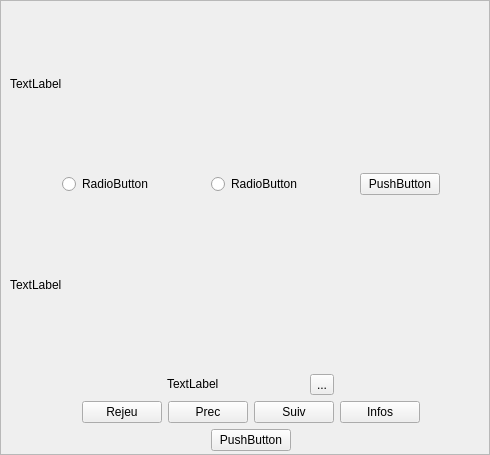
<?xml version="1.0" encoding="UTF-8"?>
<ui version="4.0">
 <class>FrameInitiation</class>
 <widget class="QFrame" name="FrameInitiation">
  <property name="geometry">
   <rect>
    <x>0</x>
    <y>0</y>
    <width>490</width>
    <height>455</height>
   </rect>
  </property>
  <property name="windowTitle">
   <string>Frame</string>
  </property>
  <property name="frameShape">
   <enum>QFrame::StyledPanel</enum>
  </property>
  <property name="frameShadow">
   <enum>QFrame::Raised</enum>
  </property>
  <widget class="QWidget" name="verticalLayoutWidget">
   <property name="geometry">
    <rect>
     <x>10</x>
     <y>0</y>
     <width>483</width>
     <height>451</height>
    </rect>
   </property>
   <layout class="QVBoxLayout" name="MainverticalLayout">
    <item>
     <layout class="QVBoxLayout" name="VLayoutDebut">
      <item>
       <widget class="QLabel" name="labelChooseConfig">
        <property name="text">
         <string>TextLabel</string>
        </property>
       </widget>
      </item>
      <item>
       <layout class="QHBoxLayout" name="HLayoutChoixConfigFile">
        <item>
         <widget class="QRadioButton" name="radioButtonDefaut">
          <property name="sizePolicy">
           <sizepolicy hsizetype="Fixed" vsizetype="Fixed">
            <horstretch>0</horstretch>
            <verstretch>0</verstretch>
           </sizepolicy>
          </property>
          <property name="text">
           <string>RadioButton</string>
          </property>
         </widget>
        </item>
        <item>
         <widget class="QRadioButton" name="radioButtonCustomFile">
          <property name="sizePolicy">
           <sizepolicy hsizetype="Fixed" vsizetype="Fixed">
            <horstretch>0</horstretch>
            <verstretch>0</verstretch>
           </sizepolicy>
          </property>
          <property name="text">
           <string>RadioButton</string>
          </property>
         </widget>
        </item>
        <item>
         <widget class="QPushButton" name="ButtonChoixFile">
          <property name="sizePolicy">
           <sizepolicy hsizetype="Fixed" vsizetype="Fixed">
            <horstretch>0</horstretch>
            <verstretch>0</verstretch>
           </sizepolicy>
          </property>
          <property name="text">
           <string>PushButton</string>
          </property>
         </widget>
        </item>
       </layout>
      </item>
      <item>
       <widget class="QLabel" name="labelChoiceConfig">
        <property name="text">
         <string>TextLabel</string>
        </property>
       </widget>
      </item>
     </layout>
    </item>
    <item>
     <layout class="QHBoxLayout" name="horizontalLayout">
      <item>
       <layout class="QVBoxLayout" name="verticalLayout"/>
      </item>
      <item>
       <layout class="QVBoxLayout" name="verticalLayout_2">
        <item>
         <layout class="QHBoxLayout" name="horizontalLayout_4">
          <item>
           <widget class="QLabel" name="labelInfoSelection">
            <property name="sizePolicy">
             <sizepolicy hsizetype="Fixed" vsizetype="Fixed">
              <horstretch>0</horstretch>
              <verstretch>0</verstretch>
             </sizepolicy>
            </property>
            <property name="text">
             <string>TextLabel</string>
            </property>
           </widget>
          </item>
          <item>
           <widget class="QToolButton" name="toolButtonInfoSelection">
            <property name="text">
             <string>...</string>
            </property>
           </widget>
          </item>
         </layout>
        </item>
        <item>
         <layout class="QVBoxLayout" name="LayoutBoard"/>
        </item>
        <item>
         <layout class="QHBoxLayout" name="horizontalLayout_2">
          <item>
           <widget class="QPushButton" name="pushButtonRejeu">
            <property name="sizePolicy">
             <sizepolicy hsizetype="Fixed" vsizetype="Fixed">
              <horstretch>0</horstretch>
              <verstretch>0</verstretch>
             </sizepolicy>
            </property>
            <property name="text">
             <string>Rejeu</string>
            </property>
           </widget>
          </item>
          <item>
           <widget class="QPushButton" name="pushButtonPrec">
            <property name="sizePolicy">
             <sizepolicy hsizetype="Fixed" vsizetype="Fixed">
              <horstretch>0</horstretch>
              <verstretch>0</verstretch>
             </sizepolicy>
            </property>
            <property name="text">
             <string>Prec</string>
            </property>
           </widget>
          </item>
          <item>
           <widget class="QPushButton" name="pushButtonSuiv">
            <property name="sizePolicy">
             <sizepolicy hsizetype="Fixed" vsizetype="Fixed">
              <horstretch>0</horstretch>
              <verstretch>0</verstretch>
             </sizepolicy>
            </property>
            <property name="text">
             <string>Suiv</string>
            </property>
           </widget>
          </item>
          <item>
           <widget class="QPushButton" name="ButtonInfos">
            <property name="sizePolicy">
             <sizepolicy hsizetype="Fixed" vsizetype="Fixed">
              <horstretch>0</horstretch>
              <verstretch>0</verstretch>
             </sizepolicy>
            </property>
            <property name="text">
             <string>Infos</string>
            </property>
           </widget>
          </item>
         </layout>
        </item>
        <item>
         <layout class="QHBoxLayout" name="horizontalLayout_3">
          <item>
           <widget class="QPushButton" name="ButtonNewDemo">
            <property name="sizePolicy">
             <sizepolicy hsizetype="Fixed" vsizetype="Fixed">
              <horstretch>0</horstretch>
              <verstretch>0</verstretch>
             </sizepolicy>
            </property>
            <property name="text">
             <string>PushButton</string>
            </property>
           </widget>
          </item>
         </layout>
        </item>
       </layout>
      </item>
     </layout>
    </item>
   </layout>
  </widget>
 </widget>
 <resources/>
 <connections/>
</ui>
